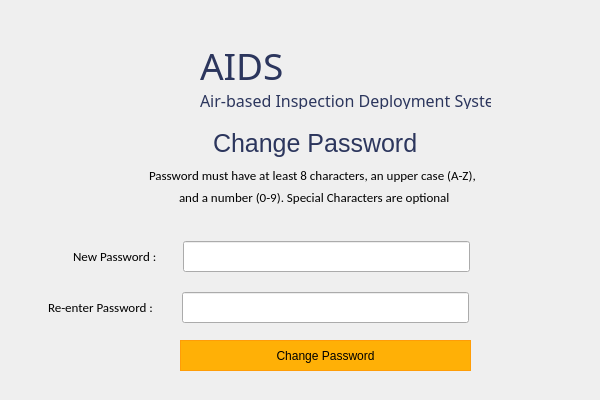
<?xml version="1.0" encoding="UTF-8"?>
<ui version="4.0">
 <class>MainWindow</class>
 <widget class="QMainWindow" name="MainWindow">
  <property name="geometry">
   <rect>
    <x>0</x>
    <y>0</y>
    <width>600</width>
    <height>400</height>
   </rect>
  </property>
  <property name="minimumSize">
   <size>
    <width>600</width>
    <height>400</height>
   </size>
  </property>
  <property name="maximumSize">
   <size>
    <width>600</width>
    <height>400</height>
   </size>
  </property>
  <property name="windowTitle">
   <string>AIDS – Reset Password</string>
  </property>
  <property name="windowIcon">
   <iconset>
    <normaloff>../Resources/logo_svg.svg</normaloff>../Resources/logo_svg.svg</iconset>
  </property>
  <widget class="QWidget" name="centralwidget">
   <widget class="QLabel" name="label">
    <property name="geometry">
     <rect>
      <x>140</x>
      <y>160</y>
      <width>361</width>
      <height>41</height>
     </rect>
    </property>
    <property name="font">
     <font>
      <family>Calibri</family>
      <pointsize>10</pointsize>
     </font>
    </property>
    <property name="styleSheet">
     <string notr="true">padding-left:6px;
padding-bottom:10px;</string>
    </property>
    <property name="text">
     <string>Password must have at least 8 characters, an upper case (A-Z),</string>
    </property>
   </widget>
   <widget class="QLabel" name="label_2">
    <property name="geometry">
     <rect>
      <x>170</x>
      <y>190</y>
      <width>301</width>
      <height>21</height>
     </rect>
    </property>
    <property name="font">
     <font>
      <family>Calibri</family>
      <pointsize>10</pointsize>
     </font>
    </property>
    <property name="styleSheet">
     <string notr="true">padding-bottom:6px;
padding-left:6px;</string>
    </property>
    <property name="text">
     <string>and a number (0-9). Special Characters are optional</string>
    </property>
   </widget>
   <widget class="QLabel" name="lbl_error">
    <property name="geometry">
     <rect>
      <x>180</x>
      <y>220</y>
      <width>291</width>
      <height>21</height>
     </rect>
    </property>
    <property name="font">
     <font>
      <family>Calibri</family>
      <pointsize>9</pointsize>
     </font>
    </property>
    <property name="styleSheet">
     <string notr="true">padding-bottom:7 rem;</string>
    </property>
    <property name="text">
     <string/>
    </property>
    <property name="alignment">
     <set>Qt::AlignCenter</set>
    </property>
   </widget>
   <widget class="QPushButton" name="btnChange">
    <property name="geometry">
     <rect>
      <x>180</x>
      <y>340</y>
      <width>291</width>
      <height>31</height>
     </rect>
    </property>
    <property name="styleSheet">
     <string notr="true">QPushButton {
background-color: rgb(255, 176, 6);
border: 1.2px solid #ff9d07;
outline: none;}

QPushButton:hover{
background-color: rgb(255, 157, 7);
outline: none;
border: none;
}

QPushButton:pressed{
background-color: rgb(254, 140, 8);
outline: none;
border: none;
}


</string>
    </property>
    <property name="text">
     <string>Change Password</string>
    </property>
   </widget>
   <widget class="QLabel" name="lbl_changePass">
    <property name="geometry">
     <rect>
      <x>200</x>
      <y>120</y>
      <width>231</width>
      <height>51</height>
     </rect>
    </property>
    <property name="font">
     <font>
      <family>Helvetica</family>
      <pointsize>19</pointsize>
     </font>
    </property>
    <property name="styleSheet">
     <string notr="true">padding-left:7px;
padding-bottom: 4px;</string>
    </property>
    <property name="text">
     <string>&lt;html&gt;&lt;head/&gt;&lt;body&gt;&lt;p&gt;&lt;span style=&quot; color:#2c365d;&quot;&gt;Change Password&lt;/span&gt;&lt;/p&gt;&lt;/body&gt;&lt;/html&gt;</string>
    </property>
   </widget>
   <widget class="QLabel" name="app_logo">
    <property name="geometry">
     <rect>
      <x>70</x>
      <y>20</y>
      <width>135</width>
      <height>114</height>
     </rect>
    </property>
    <property name="text">
     <string/>
    </property>
    <property name="pixmap">
     <pixmap>../Resources/aids_logo.png</pixmap>
    </property>
    <property name="alignment">
     <set>Qt::AlignCenter</set>
    </property>
   </widget>
   <widget class="QWidget" name="layoutWidget">
    <property name="geometry">
     <rect>
      <x>200</x>
      <y>40</y>
      <width>293</width>
      <height>71</height>
     </rect>
    </property>
    <layout class="QVBoxLayout" name="verticalLayout">
     <item>
      <widget class="QLabel" name="aids_logo">
       <property name="minimumSize">
        <size>
         <width>291</width>
         <height>43</height>
        </size>
       </property>
       <property name="maximumSize">
        <size>
         <width>291</width>
         <height>43</height>
        </size>
       </property>
       <property name="font">
        <font>
         <family>Audiowide</family>
         <pointsize>28</pointsize>
         <kerning>true</kerning>
        </font>
       </property>
       <property name="text">
        <string>&lt;html&gt;&lt;head/&gt;&lt;body&gt;&lt;p&gt;&lt;span style=&quot; color:#2c365d;&quot;&gt;AIDS&lt;/span&gt;&lt;/p&gt;&lt;/body&gt;&lt;/html&gt;</string>
       </property>
      </widget>
     </item>
     <item>
      <widget class="QLabel" name="app_name">
       <property name="minimumSize">
        <size>
         <width>291</width>
         <height>20</height>
        </size>
       </property>
       <property name="maximumSize">
        <size>
         <width>291</width>
         <height>20</height>
        </size>
       </property>
       <property name="font">
        <font>
         <family>Barlow Medium</family>
         <pointsize>12</pointsize>
         <kerning>true</kerning>
        </font>
       </property>
       <property name="text">
        <string>&lt;html&gt;&lt;head/&gt;&lt;body&gt;&lt;p&gt;&lt;span style=&quot; color:#2c365d;&quot;&gt;Air-based Inspection Deployment System&lt;/span&gt;&lt;/p&gt;&lt;/body&gt;&lt;/html&gt;</string>
       </property>
      </widget>
     </item>
    </layout>
   </widget>
   <widget class="QWidget" name="">
    <property name="geometry">
     <rect>
      <x>73</x>
      <y>240</y>
      <width>401</width>
      <height>33</height>
     </rect>
    </property>
    <layout class="QHBoxLayout" name="newPass_layout">
     <item>
      <widget class="QLabel" name="lbl_newpass">
       <property name="font">
        <font>
         <family>Calibri</family>
         <pointsize>10</pointsize>
        </font>
       </property>
       <property name="styleSheet">
        <string notr="true"/>
       </property>
       <property name="text">
        <string>New Password :</string>
       </property>
      </widget>
     </item>
     <item>
      <widget class="QLineEdit" name="txtNewPass">
       <property name="minimumSize">
        <size>
         <width>291</width>
         <height>31</height>
        </size>
       </property>
       <property name="maximumSize">
        <size>
         <width>291</width>
         <height>31</height>
        </size>
       </property>
       <property name="styleSheet">
        <string notr="true">margin-right:4px;
padding-left: 4px;
</string>
       </property>
       <property name="echoMode">
        <enum>QLineEdit::Password</enum>
       </property>
      </widget>
     </item>
    </layout>
   </widget>
   <widget class="QWidget" name="">
    <property name="geometry">
     <rect>
      <x>48</x>
      <y>291</y>
      <width>421</width>
      <height>33</height>
     </rect>
    </property>
    <layout class="QHBoxLayout" name="confirmPass_layout">
     <item>
      <widget class="QLabel" name="lbl_confirmPass">
       <property name="font">
        <font>
         <family>Calibri</family>
         <pointsize>10</pointsize>
        </font>
       </property>
       <property name="styleSheet">
        <string notr="true"/>
       </property>
       <property name="text">
        <string>Re-enter Password :</string>
       </property>
      </widget>
     </item>
     <item>
      <widget class="QLineEdit" name="txtConfirmPass">
       <property name="minimumSize">
        <size>
         <width>291</width>
         <height>31</height>
        </size>
       </property>
       <property name="maximumSize">
        <size>
         <width>291</width>
         <height>31</height>
        </size>
       </property>
       <property name="styleSheet">
        <string notr="true">margin-left:4px;
padding-left: 4px;</string>
       </property>
       <property name="echoMode">
        <enum>QLineEdit::Password</enum>
       </property>
      </widget>
     </item>
    </layout>
   </widget>
  </widget>
 </widget>
 <tabstops>
  <tabstop>txtNewPass</tabstop>
  <tabstop>txtConfirmPass</tabstop>
  <tabstop>btnChange</tabstop>
  <tabstop>lineEdit_2</tabstop>
 </tabstops>
 <resources/>
 <connections/>
</ui>
